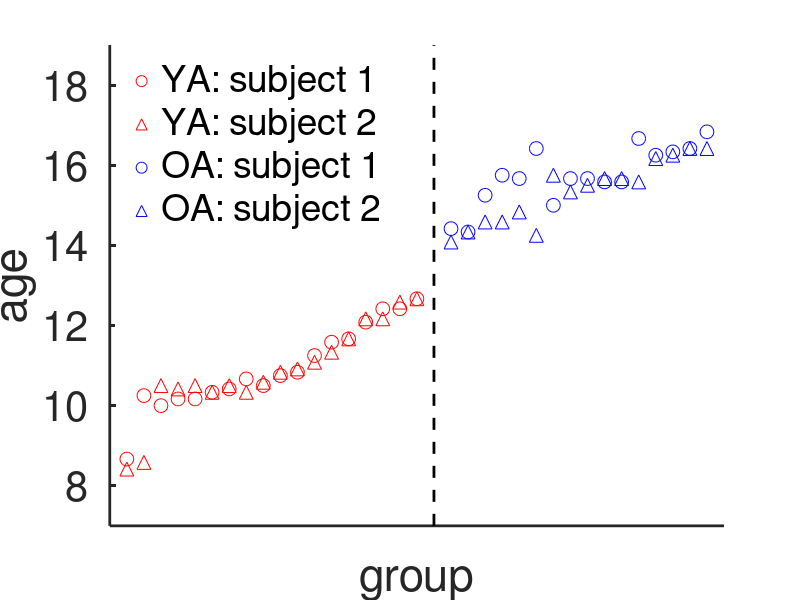

MATLAB code for this plot:
% Haller*, Bang*, Bahrami & Lau (2018) Group decision-making is optimal
% in adolescence [*equal contribution]
%
% Dan Bang danbang.db@gmail.com 2018

% fresh memory
clc;clear;close;

% add paths
addpath('helpers');

% load data
load('data.mat');

% vector unique group IDs
group_v = unique(data.groupID);

% initialise variable for logging statistics
i_log = 0;

% loop through groups
for i_group = group_v
   
    % update data log
    i_log = i_log+1;
    
    % indices for current group
    dy_indx=find(data.groupID==i_group & data.sbjNUM==1);
    s1_indx=find(data.groupID==i_group & data.sbjNUM==1);
    s2_indx=find(data.groupID==i_group & data.sbjNUM==2);
    
    % load scalar data
    gdata.group(i_log,1)     = i_group;
    gdata.s1_age(i_log,1)    = unique(data.sbjMONTHS(s1_indx));
    gdata.s2_age(i_log,1)    = unique(data.sbjMONTHS(s2_indx));
    gdata.mu_age(i_log,1)    = mean([unique(data.sbjMONTHS(s1_indx)) unique(data.sbjMONTHS(s2_indx))]);
    gdata.condition(i_log,1) = unique(data.condition(s1_indx));
    
end

% age group indices
cindx=gdata.condition==1;
aindx=gdata.condition==2;
gindx=gdata.condition==3;

% sort 
child_groupAge= gdata.mu_age(cindx);
child_sbj01Age= gdata.s1_age(cindx);
child_sbj02Age= gdata.s2_age(cindx);
[sortVal sortID]= sort(child_groupAge,'ascend');
for i= 1:length(child_sbj01Age)
    child_sbj01AgeS(i)= child_sbj01Age(sortID(i));
    child_sbj02AgeS(i)= child_sbj02Age(sortID(i));
end

% sort 
adols_groupAge= gdata.mu_age(aindx);
adols_sbj01Age= gdata.s1_age(aindx);
adols_sbj02Age= gdata.s2_age(aindx);
[sortVal sortID]= sort(adols_groupAge,'ascend');
for i= 1:length(adols_sbj01Age)
    adols_sbj01AgeS(i)= adols_sbj01Age(sortID(i));
    adols_sbj02AgeS(i)= adols_sbj02Age(sortID(i));
end

%% INDIVIDUAL PERFORMANCE
figz=figure('color',[1 1 1]);
hold on;
plot(1:length(child_sbj01AgeS),child_sbj01AgeS,'ro','MarkerSize',10);
plot(1:length(child_sbj02AgeS),child_sbj02AgeS,'r^','MarkerSize',10);
plot(length(child_sbj01AgeS)+2:length(child_sbj01AgeS)+length(adols_sbj01AgeS)+1,adols_sbj01AgeS,'bo','MarkerSize',10);
plot(length(child_sbj01AgeS)+2:length(child_sbj01AgeS)+length(adols_sbj01AgeS)+1,adols_sbj02AgeS,'b^','MarkerSize',10);
plot([19 19],[7 19],'k--','LineWidth',2);
xlabel('group');
ylabel('age');
set(gca,'YTick',8:2:18);
set(gca,'XTick',[]);
set(gca,'FontSize',30,'LineWidth',2)
ylim([7 19]);
xlim([0 36]);
legend('YA: subject 1', 'YA: subject 2', 'OA: subject 1', 'OA: subject 2','Location','NorthWest');
legend boxoff
print('-djpeg','-r300',['matlab-FigureS1']);